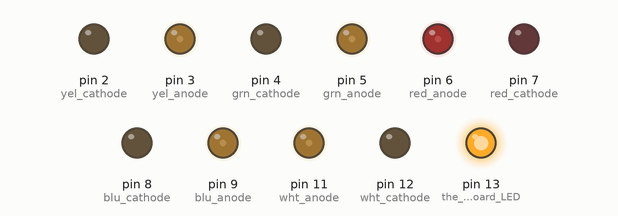
This sketch was run on a simulated Arduino Uno, built with avr-gcc and run on an emulated ATmega328P. On the bench: output pins drawn as LEDs (lit = HIGH).

Above: at 0.05 s.
At 1.95 s:
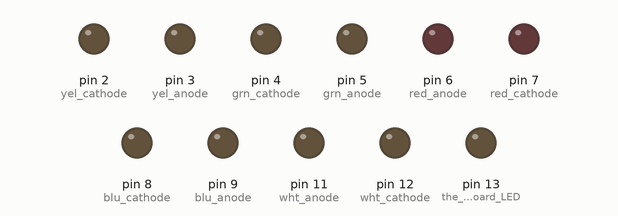
Timing chart, 0 to 4.6 s (numbered marks = the images above):
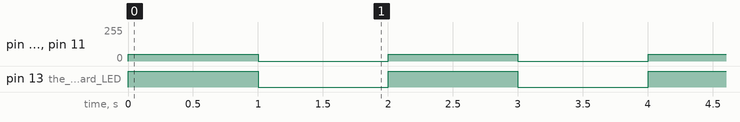

Measured:
- by itself, pin 13 (the_onboard_LED): alternates HIGH for 1.0 s and LOW for 1.0 s
- by itself, pin 3 (yel_anode), pin 5 (grn_anode), pin 6 (red_anode), pin 9 (blu_anode), pin 11 (wht_anode): alternates 51/255 for 1.0 s and 0/255 for 1.0 s

The sketch:

UNO_blink_5led.ino
```cpp
/* UNO_blink_5led.ino

  Exercise a bunch of Light Emitting Diodes (LED)

  One can use a LED without the current limiting resistor using an
  Arduino PWM pin (the pin with the ~ tilde/squiggly marker set to 255/5 or less)
  LED cathode (short lead, next to the flat edge on the casing, to lowest potential)
  eg.
  LED cathode to GND, or digital IO pin set LOW
  LED anode to limiting resistor 330 ohm, or PWM pin set to <= 255/5

  Add more LEDs, as long as the anode goes into a PWM pin set to <= 255/5

  Only 4 different pins can be used as PWM at the same time!

I am using the C++ based Arduino IDE version 2.3.10
Help/Reference brings up potential built-in C++ details

  VegasEat  06oct2026
*/

int red_cathode = 7;  // short LED lead
int red_anode = 6;    // PWM ~6, long LED lead
int grn_cathode = 4;  // short
int grn_anode = 5;    // PWM ~5, long
int yel_cathode = 2;  // short
int yel_anode = 3;    // PWM ~3, long
int blu_cathode = 8;  // short
int blu_anode = 9;    // PWM ~9, long
int wht_cathode = 12; // short
int wht_anode = 11;   // PWM ~11, long

int pwm_level = 255 / 5;  // or less to be safe

void setup() {
  pinMode(LED_BUILTIN, OUTPUT);    // the onboard LED (pin 13)

  pinMode(red_cathode, OUTPUT);    // will use digitalWrite
  digitalWrite(red_cathode, LOW);  // mimics GND, convenient location
  pinMode(red_anode, OUTPUT);      // will use analogWrite

  pinMode(grn_cathode, OUTPUT);    // will use digitalWrite
  digitalWrite(grn_cathode, LOW);  // mimics GND, convenient location
  pinMode(grn_anode, OUTPUT);      // will use analogWrite

  pinMode(yel_cathode, OUTPUT);    // will use digitalWrite
  digitalWrite(yel_cathode, LOW);  // mimics GND, convenient location
  pinMode(yel_anode, OUTPUT);      // will use analogWrite

  pinMode(blu_cathode, OUTPUT);    // will use digitalWrite
  digitalWrite(blu_cathode, LOW);  // mimics GND, convenient location
  pinMode(blu_anode, OUTPUT);      // will use analogWrite

  pinMode(wht_cathode, OUTPUT);    // will use digitalWrite
  digitalWrite(wht_cathode, LOW);  // mimics GND, convenient location
  pinMode(wht_anode, OUTPUT);      // will use analogWrite
}

// a while (true) situation...
void loop() {
  unsigned long seconds = millis() / 1000;
  // when seconds value is even
  if (seconds % 2 == 0) {
    // blink the onboard LED too as an indicator
    digitalWrite(LED_BUILTIN, HIGH);
    analogWrite(red_anode, pwm_level);
    analogWrite(grn_anode, pwm_level);
    analogWrite(yel_anode, pwm_level);
    analogWrite(blu_anode, pwm_level);
    analogWrite(wht_anode, pwm_level);

  } else {
    digitalWrite(LED_BUILTIN, LOW);
    analogWrite(red_anode, LOW);
    analogWrite(grn_anode, LOW);
    analogWrite(yel_anode, LOW);
    analogWrite(blu_anode, LOW);
    analogWrite(wht_anode, LOW);
  }
}
```
